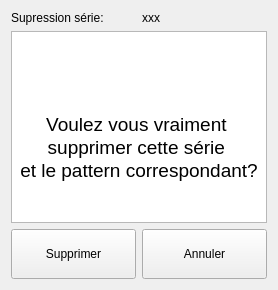
      <widget class="QWidget" name="page_2">
       <layout class="QGridLayout" name="gridLayout_4">
        <item row="0" column="0">
         <widget class="QLabel" name="label_22">
          <property name="text">
           <string>Supression série:</string>
          </property>
         </widget>
        </item>
        <item row="0" column="1">
         <widget class="QLabel" name="nomSerieASupprimer">
          <property name="text">
           <string>xxx</string>
          </property>
         </widget>
        </item>
        <item row="1" column="0" colspan="2">
         <widget class="QTextBrowser" name="textBrowser">
          <property name="frameShape">
           <enum>QFrame::StyledPanel</enum>
          </property>
          <property name="frameShadow">
           <enum>QFrame::Sunken</enum>
          </property>
          <property name="lineWidth">
           <number>1</number>
          </property>
          <property name="html">
           <string>&lt;!DOCTYPE HTML PUBLIC &quot;-//W3C//DTD HTML 4.0//EN&quot; &quot;http://www.w3.org/TR/REC-html40/strict.dtd&quot;&gt;
&lt;html&gt;&lt;head&gt;&lt;meta name=&quot;qrichtext&quot; content=&quot;1&quot; /&gt;&lt;style type=&quot;text/css&quot;&gt;
p, li { white-space: pre-wrap; }
&lt;/style&gt;&lt;/head&gt;&lt;body style=&quot; font-family:'Ubuntu'; font-size:11pt; font-weight:400; font-style:normal;&quot;&gt;
&lt;p align=&quot;center&quot; style=&quot;-qt-paragraph-type:empty; margin-top:0px; margin-bottom:0px; margin-left:0px; margin-right:0px; -qt-block-indent:0; text-indent:0px;&quot;&gt;&lt;br /&gt;&lt;/p&gt;
&lt;p align=&quot;center&quot; style=&quot;-qt-paragraph-type:empty; margin-top:0px; margin-bottom:0px; margin-left:0px; margin-right:0px; -qt-block-indent:0; text-indent:0px; font-size:14pt;&quot;&gt;&lt;br /&gt;&lt;/p&gt;
&lt;p align=&quot;center&quot; style=&quot;-qt-paragraph-type:empty; margin-top:0px; margin-bottom:0px; margin-left:0px; margin-right:0px; -qt-block-indent:0; text-indent:0px;&quot;&gt;&lt;br /&gt;&lt;/p&gt;
&lt;p align=&quot;center&quot; style=&quot;-qt-paragraph-type:empty; margin-top:0px; margin-bottom:0px; margin-left:0px; margin-right:0px; -qt-block-indent:0; text-indent:0px;&quot;&gt;&lt;br /&gt;&lt;/p&gt;
&lt;p align=&quot;center&quot; style=&quot; margin-top:0px; margin-bottom:0px; margin-left:0px; margin-right:0px; -qt-block-indent:0; text-indent:0px;&quot;&gt;&lt;span style=&quot; font-size:14pt;&quot;&gt;Voulez vous vraiment &lt;/span&gt;&lt;/p&gt;
&lt;p align=&quot;center&quot; style=&quot; margin-top:0px; margin-bottom:0px; margin-left:0px; margin-right:0px; -qt-block-indent:0; text-indent:0px;&quot;&gt;&lt;span style=&quot; font-size:14pt;&quot;&gt;supprimer cette série &lt;/span&gt;&lt;/p&gt;
&lt;p align=&quot;center&quot; style=&quot; margin-top:0px; margin-bottom:0px; margin-left:0px; margin-right:0px; -qt-block-indent:0; text-indent:0px;&quot;&gt;&lt;span style=&quot; font-size:14pt;&quot;&gt;et le pattern correspondant?&lt;/span&gt;&lt;/p&gt;&lt;/body&gt;&lt;/html&gt;</string>
          </property>
         </widget>
        </item>
        <item row="3" column="0">
         <widget class="QPushButton" name="validerSuppressionSerie">
          <property name="minimumSize">
           <size>
            <width>0</width>
            <height>50</height>
           </size>
          </property>
          <property name="text">
           <string>Supprimer</string>
          </property>
         </widget>
        </item>
        <item row="3" column="1">
         <widget class="QPushButton" name="annulerSuppressionSerie">
          <property name="minimumSize">
           <size>
            <width>0</width>
            <height>50</height>
           </size>
          </property>
          <property name="text">
           <string>Annuler</string>
          </property>
         </widget>
        </item>
       </layout>
      </widget>
